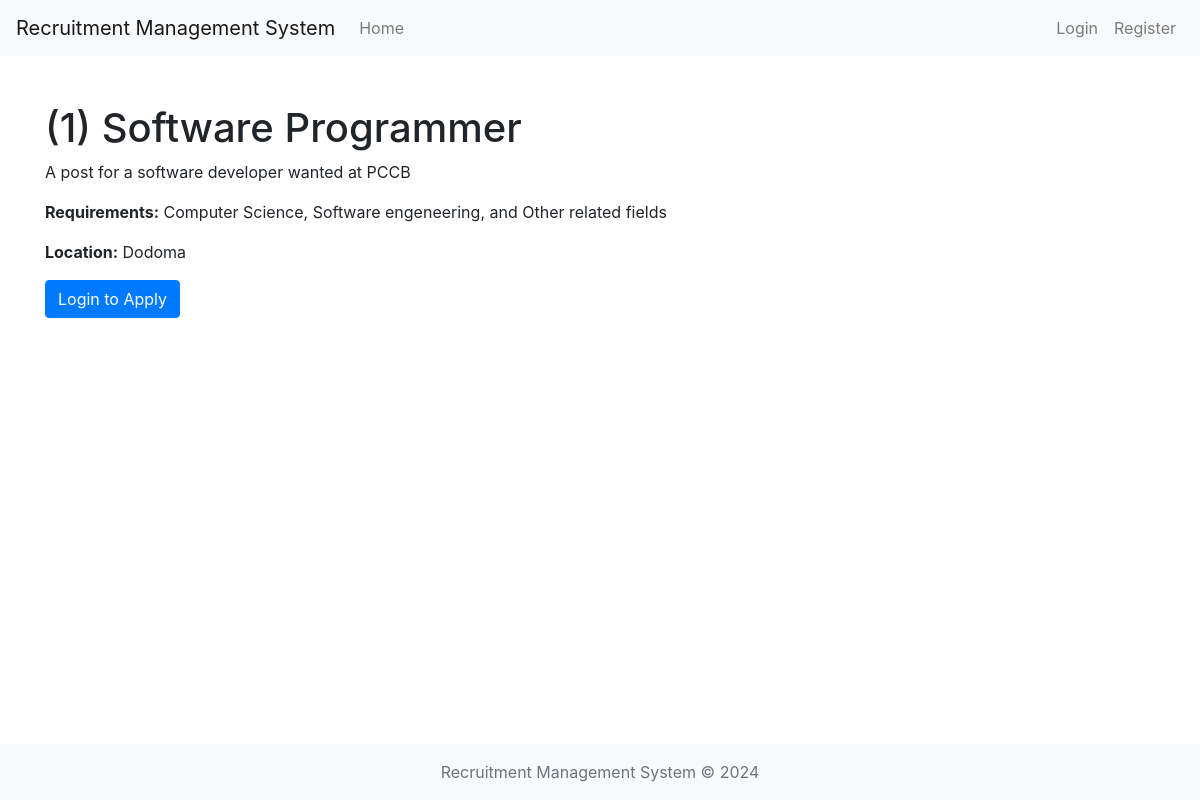
Screenshot of /job/2/ with the database file from the repository.
### job_portal/models.py (models this page shows)
class Job(models.Model):
    title = models.CharField(max_length=100)
    description = models.TextField()
    requirements = models.TextField()
    location = models.CharField(max_length=100)

### job_portal/views.py (the view)
# urls.py: path('job/<int:job_id>/', views.job_detail, name='job_detail'),
def job_detail(request, job_id):
    job = Job.objects.get(pk=job_id)
    return render(request, 'job_portal/job_detail.html', {'job': job})

### templates/job_portal/job_detail.html
{% extends 'base.html' %}
{% block content %}
<h1>{{ job.title }}</h1>
<p>{{ job.description }}</p>
<p><strong>Requirements:</strong> {{ job.requirements }}</p>
<p><strong>Location:</strong> {{ job.location }}</p>
{% if user.is_authenticated %}
    <a href="{% url 'job_application' user_id=user.id job_id=job.id %}" class="btn btn-primary">Apply Now</a>
{% else %}
    <a href="{% url 'login' %}" class="btn btn-primary">Login to Apply</a>
{% endif %}
{% endblock %}

### templates/base.html (style rules this page uses)
body { padding-bottom: 100px; }

### rows the page displays
Job: title "(1) Software Programmer", description "A post for a software developer wanted at PCCB", requirements "Computer Science, Software engeneering, and Other related fields", location "Dodoma"
